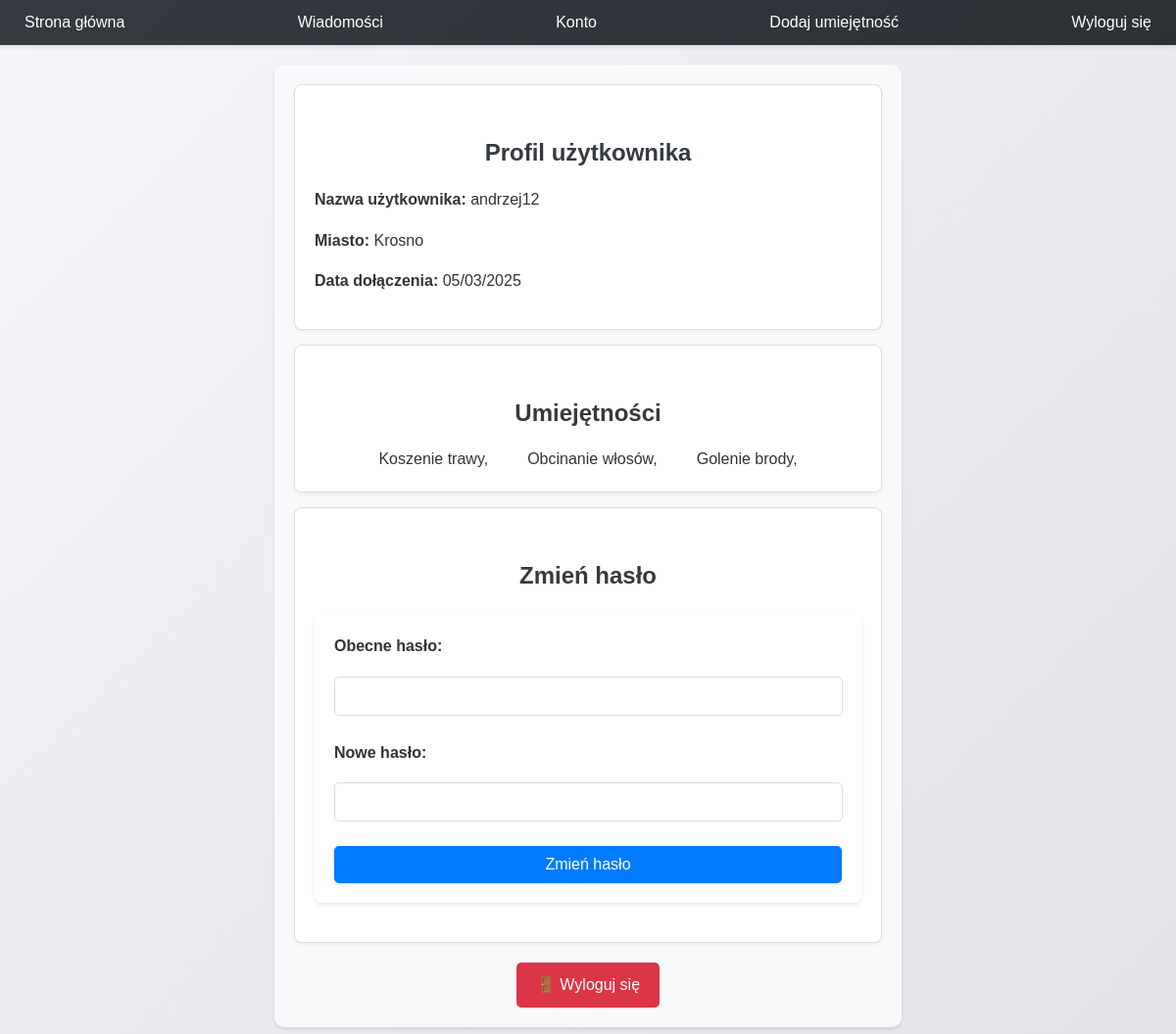
Screenshot of /details (signed in) with the database file from the repository.
### tables this page shows
CREATE TABLE users (
            id INTEGER PRIMARY KEY AUTOINCREMENT,
            username TEXT NOT NULL UNIQUE,
            password TEXT NOT NULL,
            email TEXT NOT NULL UNIQUE,
            city TEXT NOT NULL,
            join_date DATETIME DEFAULT CURRENT_TIMESTAMP
        );

CREATE TABLE skills (
            id INTEGER PRIMARY KEY AUTOINCREMENT,
            user_id INTEGER NOT NULL,
            skill_name TEXT NOT NULL,
            description TEXT,
            FOREIGN KEY (user_id) REFERENCES users (id)
        );

### app.py (the view)
@app.route('/details')
def account_details():
    if not session.get('username'):
        flash('Musisz się zalogować, aby zobaczyć tę stronę.', 'error')
        return redirect(url_for('account'))
    conn = get_db_connection()
    user = conn.execute('SELECT * FROM users WHERE username = ?', (session['username'],)).fetchone()
    if not user:
        flash('Użytkownik nie istnieje.', 'error')
        return redirect(url_for('index'))
    join_date = datetime.strptime(user['join_date'], '%Y-%m-%d %H:%M:%S')
    skills = conn.execute('SELECT * FROM skills WHERE user_id = ?', (user['id'],)).fetchall()
    conn.close()
    return render_template('details.html', user=user, skills=skills, join_date=join_date)

### app.py (called while the page is built)
def get_db_connection():
    conn = sqlite3.connect('database.db')
    conn.row_factory = sqlite3.Row
    return conn

### templates/details.html (shortened to what this page needs)
<!DOCTYPE html>
<html>
<head>
    <link rel="stylesheet" type="text/css" href="{{ url_for('static', filename='style.css') }}">
</head>
<body>
    <nav>
        <ul>
            <li><a href="{{ url_for('index') }}">Strona główna</a></li>
            <li><a href="{{ url_for('inbox') }}">Wiadomości</a></li>
            <li><a href="{{ url_for('account_redirect') }}">Konto</a></li>
            <li><a href="{{ url_for('add_skill') }}">Dodaj umiejętność</a></li>
            {% if session.get('username') %}
                <li style="float: right;"><a href="{{ url_for('logout') }}">Wyloguj się</a></li>
            {% else %}
                <li style="float: right;"><a href="{{ url_for('account') }}">Zaloguj się</a></li>
            {% endif %}
        </ul>
    </nav>
    <div class="container">
        <div class="profile-card">
            <h2>Profil użytkownika</h2>
            <p><strong>Nazwa użytkownika:</strong> {{ user['username'] }}</p>
            <p><strong>Miasto:</strong> {{ user['city'] }}</p>
            <p><strong>Data dołączenia:</strong> {{ join_date.strftime('%d/%m/%Y') }}</p>
        </div>
        <div class="skills-card">
            <h2>Umiejętności</h2>
            <div class="skills-list">
                {% for skill in skills %}
                    <span> {{ skill['skill_name'] }}, </span>
                {% else %}
                    <p>Brak umiejętności.</p>
                {% endfor %}
            </div>
        </div>
        <div class="password-card">
            <h2>Zmień hasło</h2>
            <form method="POST" action="{{ url_for('change_password') }}">
                <label for="current_password">Obecne hasło:</label>
                <input type="password" id="current_password" name="current_password" required>
                <label for="new_password">Nowe hasło:</label>
                <input type="password" id="new_password" name="new_password" required>
                <input type="submit" value="Zmień hasło" class="btn">
            </form>
        </div>
        <div class="logout-container">
            <a href="{{ url_for('logout') }}" class="logout-button">🚪 Wyloguj się</a>
        </div>
    </div>
</body>
</html>

### static/style.css (style rules this page uses)
body { font-family: 'Arial', sans-serif; margin: 0; padding: 0; background-color: #f4f4f9; color: #333; line-height: 1.6; }
a { text-decoration: none; color: #007BFF; }
nav { background-color: #343a40; padding: 10px 0; box-shadow: 0 2px 4px rgba(0, 0, 0, 0.1); }
nav ul { list-style: none; padding: 0; margin: 0; display: flex; justify-content: space-between; align-items: center; max-width: 1200px; margin: 0 auto; }
nav ul li { margin: 0 10px; }
nav ul li a { color: #fff; padding: 10px 15px; border-radius: 5px; transition: background-color 0.3s ease; }
h1, h2, h3 { color: #343a40; margin-bottom: 20px; }
h2 { font-size: 2rem; margin-top: 30px; }
form { background-color: #fff; padding: 20px; border-radius: 8px; box-shadow: 0 2px 4px rgba(0, 0, 0, 0.1); max-width: 600px; margin: 20px auto; }
label { display: block; margin-bottom: 8px; font-weight: bold; }
input[type="text"], input[type="password"], textarea { width: 100%; padding: 10px; margin-bottom: 15px; border: 1px solid #ddd; border-radius: 5px; font-size: 1rem; }
input[type="submit"], button { background-color: #007BFF; color: #fff; padding: 10px 20px; width: 100%; border: none; border-radius: 5px; cursor: pointer; font-size: 1rem; transition: background-color 0.3s ease; }
.btn { background-color: #14411f; color: #fff; padding: 8px 16px; border: none; border-radius: 5px; cursor: pointer; font-size: 0.9rem; margin-right: 10px; transition: background-color 0.3s ease; }
body { background: linear-gradient(135deg, #f4f4f9, #e2e2e9); }
nav { background: linear-gradient(135deg, #343a40, #2c3136); }
.btn { box-shadow: 0 2px 4px rgba(0, 0, 0, 0.1); }
nav ul li a { transition: background-color 0.3s ease, transform 0.3s ease; }
form { transition: box-shadow 0.3s ease; }
.container { max-width: 800px; margin: 20px auto; background: #fff; padding: 20px; border-radius: 8px; box-shadow: 0 2px 4px rgba(0, 0, 0, 0.1); text-align: center; }
.container { max-width: 800px; margin: 20px auto; padding: 20px; background: #fff; border-radius: 8px; box-shadow: 0 2px 4px rgba(0, 0, 0, 0.1); text-align: center; }
form { display: flex; flex-direction: column; gap: 10px; }
label { font-weight: bold; text-align: left; display: flex; align-items: center; gap: 5px; }
input[type="text"], input[type="password"], input { width: 96%; padding: 10px; border: 1px solid #ddd; border-radius: 5px; font-size: 1rem; }
.btn { background-color: #007BFF; color: #fff; padding: 10px; border: none; border-radius: 5px; cursor: pointer; font-size: 1rem; transition: background 0.3s ease; }
.container { max-width: 600px; margin: 20px auto; padding: 20px; background: #f8f9fa; border-radius: 10px; box-shadow: 0 2px 4px rgba(0, 0, 0, 0.1); text-align: center; }
.profile-card, .skills-card, .password-card { background: white; padding: 20px; margin-bottom: 15px; border-radius: 8px; border: 1px solid #ddd; box-shadow: 0 2px 4px rgba(0, 0, 0, 0.05); text-align: left; }
h2 { text-align: center; font-size: 1.5rem; margin-bottom: 15px; }
.skills-list { display: flex; flex-wrap: wrap; gap: 40px; justify-content: center; }
.logout-container { text-align: center; margin-top: 20px; }
.logout-button { display: inline-block; background: #dc3545; color: white; padding: 10px 20px; border-radius: 5px; text-decoration: none; font-size: 1rem; }

### rows the page displays
users: username "andrzej12", city "Krosno"
skills: skill_name "Koszenie trawy"
skills: skill_name "Obcinanie włosów"
skills: skill_name "Golenie brody"

### other values shown
{{ join_date.strftime('%d/%m/%Y') }} "05/03/2025"
